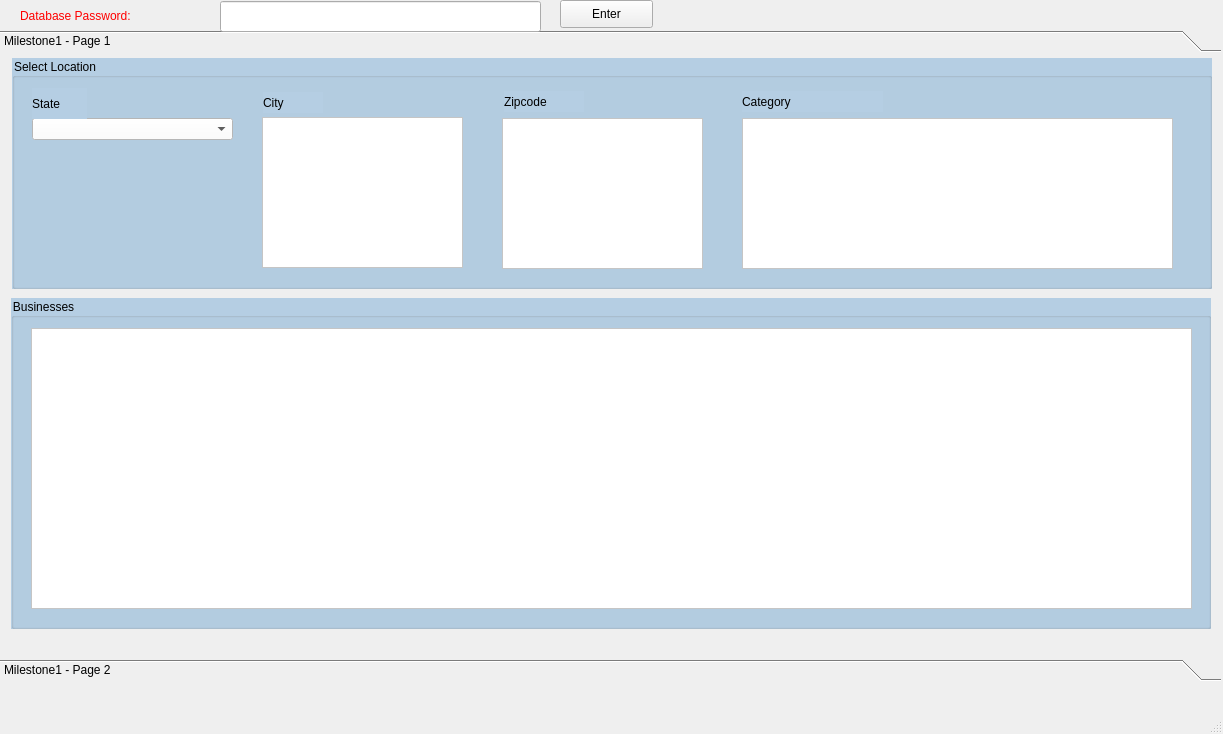
<?xml version="1.0" encoding="UTF-8"?>
<ui version="4.0">
 <class>MainWindow</class>
 <widget class="QMainWindow" name="MainWindow">
  <property name="geometry">
   <rect>
    <x>0</x>
    <y>0</y>
    <width>1223</width>
    <height>734</height>
   </rect>
  </property>
  <property name="windowTitle">
   <string>MainWindow</string>
  </property>
  <widget class="QWidget" name="centralwidget">
   <widget class="QToolBox" name="toolBox">
    <property name="geometry">
     <rect>
      <x>0</x>
      <y>30</y>
      <width>1221</width>
      <height>651</height>
     </rect>
    </property>
    <property name="styleSheet">
     <string notr="true">font: 12pt &quot;Lucida Sans&quot;;</string>
    </property>
    <property name="currentIndex">
     <number>0</number>
    </property>
    <widget class="QWidget" name="page">
     <property name="geometry">
      <rect>
       <x>0</x>
       <y>0</y>
       <width>1221</width>
       <height>575</height>
      </rect>
     </property>
     <attribute name="label">
      <string>Milestone1 - Page 1</string>
     </attribute>
     <widget class="QGroupBox" name="cityStateGroup">
      <property name="geometry">
       <rect>
        <x>12</x>
        <y>0</y>
        <width>1200</width>
        <height>231</height>
       </rect>
      </property>
      <property name="styleSheet">
       <string notr="true">font: 12pt &quot;Lucida Sans&quot;;
background-color:rgb(181, 206, 227);</string>
      </property>
      <property name="title">
       <string>Select Location</string>
      </property>
      <widget class="QComboBox" name="stateList">
       <property name="geometry">
        <rect>
         <x>20</x>
         <y>60</y>
         <width>201</width>
         <height>22</height>
        </rect>
       </property>
       <property name="styleSheet">
        <string notr="true">background-color:white;
font: 10pt &quot;Lucida Sans&quot;;</string>
       </property>
      </widget>
      <widget class="QLabel" name="stateLabel">
       <property name="geometry">
        <rect>
         <x>20</x>
         <y>30</y>
         <width>55</width>
         <height>31</height>
        </rect>
       </property>
       <property name="text">
        <string>State</string>
       </property>
      </widget>
      <widget class="QLabel" name="cityLabel">
       <property name="geometry">
        <rect>
         <x>251</x>
         <y>34</y>
         <width>60</width>
         <height>21</height>
        </rect>
       </property>
       <property name="text">
        <string>City</string>
       </property>
      </widget>
      <widget class="QListWidget" name="cityList">
       <property name="geometry">
        <rect>
         <x>250</x>
         <y>59</y>
         <width>201</width>
         <height>151</height>
        </rect>
       </property>
       <property name="styleSheet">
        <string notr="true">background-color: white;
font: 10pt &quot;Lucida Sans&quot;;</string>
       </property>
      </widget>
      <widget class="QLabel" name="zipcodeLabel">
       <property name="geometry">
        <rect>
         <x>492</x>
         <y>33</y>
         <width>80</width>
         <height>21</height>
        </rect>
       </property>
       <property name="text">
        <string>Zipcode</string>
       </property>
      </widget>
      <widget class="QListWidget" name="zipcodeList">
       <property name="geometry">
        <rect>
         <x>490</x>
         <y>60</y>
         <width>201</width>
         <height>151</height>
        </rect>
       </property>
       <property name="styleSheet">
        <string notr="true">background-color: white;
font: 10pt &quot;Lucida Sans&quot;;</string>
       </property>
      </widget>
      <widget class="QLabel" name="categoryLabel">
       <property name="geometry">
        <rect>
         <x>730</x>
         <y>33</y>
         <width>141</width>
         <height>21</height>
        </rect>
       </property>
       <property name="text">
        <string>Category</string>
       </property>
      </widget>
      <widget class="QListWidget" name="categoryList">
       <property name="geometry">
        <rect>
         <x>730</x>
         <y>60</y>
         <width>431</width>
         <height>151</height>
        </rect>
       </property>
       <property name="styleSheet">
        <string notr="true">background-color: white;
font: 10pt &quot;Lucida Sans&quot;;</string>
       </property>
      </widget>
     </widget>
     <widget class="QGroupBox" name="businessGroup">
      <property name="geometry">
       <rect>
        <x>11</x>
        <y>240</y>
        <width>1200</width>
        <height>331</height>
       </rect>
      </property>
      <property name="styleSheet">
       <string notr="true">font: 12pt &quot;Lucida Sans&quot;;
background-color:rgb(181, 206, 227);</string>
      </property>
      <property name="title">
       <string>Businesses</string>
      </property>
      <widget class="QTableWidget" name="businessTable">
       <property name="geometry">
        <rect>
         <x>20</x>
         <y>30</y>
         <width>1161</width>
         <height>281</height>
        </rect>
       </property>
       <property name="styleSheet">
        <string notr="true">background-color: rgb(255, 255, 255);
font: 10pt &quot;Lucida Sans&quot;;</string>
       </property>
       <attribute name="horizontalHeaderStretchLastSection">
        <bool>true</bool>
       </attribute>
       <attribute name="verticalHeaderVisible">
        <bool>false</bool>
       </attribute>
      </widget>
     </widget>
    </widget>
    <widget class="QWidget" name="page_2">
     <property name="geometry">
      <rect>
       <x>0</x>
       <y>0</y>
       <width>1221</width>
       <height>575</height>
      </rect>
     </property>
     <attribute name="label">
      <string>Milestone1 - Page 2</string>
     </attribute>
     <widget class="QGroupBox" name="groupBox">
      <property name="geometry">
       <rect>
        <x>0</x>
        <y>0</y>
        <width>981</width>
        <height>451</height>
       </rect>
      </property>
      <property name="styleSheet">
       <string notr="true">font: 11pt &quot;Lucida Sans&quot;;</string>
      </property>
      <property name="title">
       <string>Search Business By Name</string>
      </property>
      <widget class="QLabel" name="label_3">
       <property name="geometry">
        <rect>
         <x>20</x>
         <y>40</y>
         <width>191</width>
         <height>31</height>
        </rect>
       </property>
       <property name="text">
        <string>Enter Business Name:</string>
       </property>
      </widget>
      <widget class="QLabel" name="label_4">
       <property name="geometry">
        <rect>
         <x>20</x>
         <y>360</y>
         <width>161</width>
         <height>31</height>
        </rect>
       </property>
       <property name="text">
        <string>City For Business:</string>
       </property>
      </widget>
      <widget class="QLineEdit" name="bName">
       <property name="geometry">
        <rect>
         <x>230</x>
         <y>41</y>
         <width>291</width>
         <height>31</height>
        </rect>
       </property>
       <property name="styleSheet">
        <string notr="true">font: 10pt &quot;Lucida Sans&quot;;</string>
       </property>
      </widget>
      <widget class="QListWidget" name="businesses">
       <property name="geometry">
        <rect>
         <x>230</x>
         <y>90</y>
         <width>291</width>
         <height>251</height>
        </rect>
       </property>
      </widget>
      <widget class="QLineEdit" name="bCity">
       <property name="geometry">
        <rect>
         <x>230</x>
         <y>360</y>
         <width>291</width>
         <height>31</height>
        </rect>
       </property>
       <property name="styleSheet">
        <string notr="true">font: 10pt &quot;Lucida Sans&quot;;</string>
       </property>
       <property name="readOnly">
        <bool>true</bool>
       </property>
      </widget>
     </widget>
    </widget>
   </widget>
   <widget class="QLineEdit" name="databasePW">
    <property name="geometry">
     <rect>
      <x>220</x>
      <y>1</y>
      <width>321</width>
      <height>31</height>
     </rect>
    </property>
   </widget>
   <widget class="QLabel" name="label_5">
    <property name="geometry">
     <rect>
      <x>20</x>
      <y>6</y>
      <width>201</width>
      <height>20</height>
     </rect>
    </property>
    <property name="styleSheet">
     <string notr="true">font: 12pt &quot;Lucida Sans&quot;;
color: rgb(255, 0, 0);</string>
    </property>
    <property name="text">
     <string>Database Password:</string>
    </property>
   </widget>
   <widget class="QPushButton" name="enterPW">
    <property name="geometry">
     <rect>
      <x>560</x>
      <y>0</y>
      <width>93</width>
      <height>28</height>
     </rect>
    </property>
    <property name="text">
     <string>Enter</string>
    </property>
   </widget>
  </widget>
  <widget class="QMenuBar" name="menubar">
   <property name="geometry">
    <rect>
     <x>0</x>
     <y>0</y>
     <width>1223</width>
     <height>26</height>
    </rect>
   </property>
  </widget>
  <widget class="QStatusBar" name="statusbar"/>
 </widget>
 <resources/>
 <connections/>
</ui>
